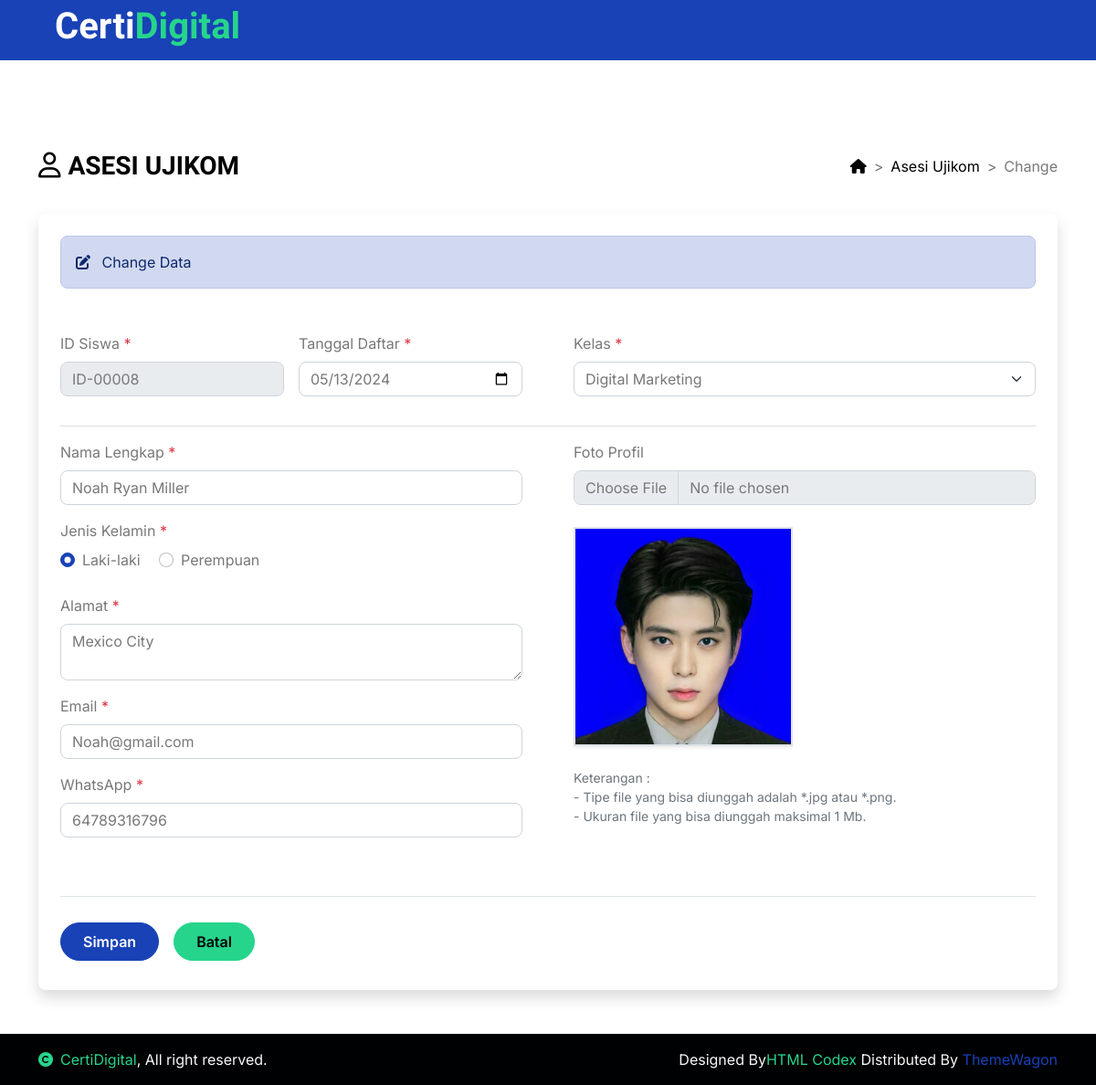
Screenshot of /crud/dashboard.php?halaman=ubah&id=ID-00008 with the database file from the repository.
### tables this page shows
CREATE TABLE `tbl_siswa` (
  `id_siswa` varchar(10) NOT NULL,
  `tanggal_daftar` date NOT NULL,
  `id_skema` int(11) NOT NULL,
  `nama_lengkap` varchar(100) NOT NULL,
  `jenis_kelamin` enum('Laki-laki','Perempuan') NOT NULL,
  `alamat` varchar(225) NOT NULL,
  `email` varchar(100) NOT NULL,
  `whatsapp` varchar(13) NOT NULL,
  `foto_profil` varchar(100) NOT NULL
);

### crud/form_change.php (the view, shortened to what this page needs)
<div class="d-flex flex-column flex-lg-row mt-5 mb-4">
    <div class="flex-grow-1 d-flex align-items-center">
        <h3><i class="fa-regular fa-user icon-title me-2"></i></h3>
        <h3>ASESI UJIKOM</h3>
    </div>
    <div class="ms-5 ms-lg-0 pt-lg-2">
        <nav style="--bs-breadcrumb-divider: '>';" aria-label="breadcrumb">
            <ol class="breadcrumb">
                <li class="breadcrumb-item">
                    <a href="#" class="text-dark text-decoration-none">
                        <i class="fa-solid fa-house"></i>
                    </a>
                </li>
                <li class="breadcrumb-item">
                    <a href="?halaman=data" class="text-dark text-decoration-none">
                        Asesi Ujikom
                    </a>
                </li>
                <li class="breadcrumb-item" aria-current="page">
                    Change
                </li>
            </ol>
        </nav>
    </div>
</div>
<?php
if (isset($_GET['id'])) {
    $id_siswa = $_GET['id'];
    $query = $mysqli->query("SELECT * FROM tbl_siswa WHERE id_siswa='$id_siswa'")
                            or die('Ada kesalahan pada query tampil data : ' . $mysqli->error);
    $data = $query->fetch_assoc();
}
?>
<div class="bg-white rounded shadow p-4 mb-5">
    <div class="alert alert-primary rounded-4 mb-5" role="alert">
        <i class="fa-solid fa-pen-to-square me-2"></i> Change Data
    </div>
    <form action="proses_ubah.php" method="post" enctype="multipart/form-data" class="needs-validation" novalidate>
        <div class="row">
            <div class="col-xl-6">
                <div class="row g-0">
                    <div class="mb-3 col-xl-6 pe-xl-3">
                        <label class="form-label">ID Siswa <span class="text-danger">*</span></label>
                        <input type="text" name="id_siswa" class="form-control" value="<?php echo $data['id_siswa']; ?>" readonly>
                    </div>
                    <div class="mb-3 col-xl-6 pe-xl-3">
                        <label class="form-label">Tanggal Daftar <span class="text-danger">*</span></label>
                        <input type="date" name="tanggal_daftar" class="form-control datepicker" autocomplete="off" value="<?php echo $data['tanggal_daftar']; ?>" required>
                    </div>
                </div>
            </div>
            <div class="col-xl-6">
                <div class="mb-3 ps-xl-3">
                    <label class="form-label">Kelas <span class="text-danger">*</span></label>
                    <select name="id_skema" class="form-select" autocomplete="off" required>
                        <?php
                        $getskema = $mysqli->query("SELECT * FROM `tbl_skema`");
                        while ($skema = $getskema->fetch_assoc()) {
                            $id_skema = $skema['id_skema'];
                            $nama_skema = $skema['nama_skema'];
                            $selected = ($data['id_skema'] == $id_skema) ? 'selected' : '';
                            echo '<option value="' . $id_skema . '" ' . $selected . '>' . $nama_skema . '</option>';
                        }
                        ?>
                    </select>
                </div>
            </div>
        </div>
        <hr class="mb-4-2">
        <div class="row">
            <div class="col-xl-6">
                <div class="mb-3 pe-xl-3">
                    <label class="form-label">Nama Lengkap <span class="text-danger">*</span></label>
                    <input type="text" name="nama_lengkap" class="form-control" autocomplete="off" value="<?php echo $data['nama_lengkap']; ?>" required>
                </div>
                <div class="mb-4 pe-xl-3">
                    <label class="form-label">Jenis Kelamin <span class="text-danger">*</span></label>
                    <br>
                    <?php
                    if ($data['jenis_kelamin'] == 'Laki-laki') { ?>
                        <div class="form-check form-check-inline">
                            <input type="radio" id="laki_laki" name="jenis_kelamin" class="form-check-input" value="Laki-laki" checked required>
                            <label class="form-check-label" for="laki_laki">Laki-laki</label>
                        </div>
                        <div class="form-check form-check-inline">
                            <input type="radio" id="perempuan" name="jenis_kelamin" class="form-check-input" value="Perempuan" required>
                            <label class="form-check-label" for="perempuan">Perempuan</label>
                        </div>
                    <?php } ?>
                </div>
                <div class="mb-3 pe-xl-3">
                    <label class="form-label">Alamat <span class="text-danger">*</span></label>
                    <textarea name="alamat" rows="2" class="form-control" autocomplete="off" required><?php echo $data['alamat']; ?></textarea>
                </div>
                <div class="mb-3 pe-xl-3">
                    <label class="form-label">Email <span class="text-danger">*</span></label>
                    <input type="email" name="email" class="form-control" autocomplete="off" value="<?php echo $data['email']; ?>" required>
                </div>
                <div class="mb-3 pe-xl-3">
                    <label class="form-label">WhatsApp <span class="text-danger">*</span></label>
                    <input type="text" name="whatsapp" class="form-control" maxlength="13" autocomplete="off" onKeyPress="return goodchars(event,'0123456789',this)" value="<?php echo $data['whatsapp']; ?>" required>
                </div>
            </div>
            <div class="col-xl-6">
                <div class="mb-3 ps-xl-3">
                    <label class="form-label">Foto Profil</label>
                    <input type="file" accept=".jpg, .jpeg, .png" id="foto" name="foto" class="form-control" autocomplete="off">
                    <div class="mt-4">
                        <img id="preview_foto" src="images/<?php echo $data['foto_profil']; ?>" class="border border-2 img-fluid rounded-4 shadow-sm" alt="Foto Profil" width="240" height="240">
                    </div>
                    <div class="form-text mt-4">
                        Keterangan : <br>
                        - Tipe file yang bisa diunggah adalah *.jpg atau *.png. <br>
                        - Ukuran file yang bisa diunggah maksimal 1 Mb.
                    </div>
                </div>
            </div>
        </div>
        <div class="pt-4 pb-2 mt-5 border-top">
            <div class="d-grid gap-3 d-sm-flex justify-content-md-start pt-1">
                <input type="submit" name="simpan" value="Simpan" class="btn btn-primary rounded-pill py-2 px-4">
                <a href="?halaman=data" class="btn btn-secondary rounded-pill py-2 px-4">Batal</a>
            </div>
        </div>
    </form>
</div>

### assets/css/style.css (style rules this page uses)
.btn { font-weight: 600; transition: .5s; }

### rows the page displays
tbl_siswa: id_siswa "ID-00008", tanggal_daftar "05/13/2024", nama_lengkap "Noah Ryan Miller", alamat "Mexico City", email "Noah@gmail.com", whatsapp "64789316796", foto_profil (picture)

### other values shown
form field id_skema "Digital Marketing"
